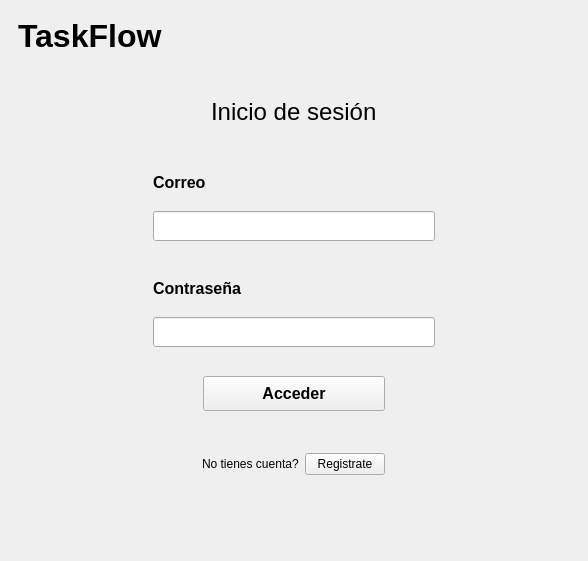
<?xml version="1.0" encoding="UTF-8"?>
<ui version="4.0">
 <class>LoginWindow</class>
 <widget class="QMainWindow" name="LoginWindow">
  <property name="geometry">
   <rect>
    <x>0</x>
    <y>0</y>
    <width>588</width>
    <height>561</height>
   </rect>
  </property>
  <property name="font">
   <font>
    <bold>false</bold>
   </font>
  </property>
  <property name="windowTitle">
   <string>MainWindow</string>
  </property>
  <widget class="QWidget" name="centralwidget">
   <layout class="QVBoxLayout" name="verticalLayout">
    <item alignment="Qt::AlignLeft|Qt::AlignTop">
     <widget class="QFrame" name="frame_7">
      <property name="maximumSize">
       <size>
        <width>16777215</width>
        <height>75</height>
       </size>
      </property>
      <property name="frameShape">
       <enum>QFrame::NoFrame</enum>
      </property>
      <property name="frameShadow">
       <enum>QFrame::Raised</enum>
      </property>
      <layout class="QVBoxLayout" name="verticalLayout_7">
       <item>
        <widget class="QLabel" name="label">
         <property name="font">
          <font>
           <pointsize>24</pointsize>
           <bold>true</bold>
          </font>
         </property>
         <property name="text">
          <string>TaskFlow</string>
         </property>
        </widget>
       </item>
      </layout>
     </widget>
    </item>
    <item alignment="Qt::AlignHCenter">
     <widget class="QFrame" name="frame_3">
      <property name="frameShape">
       <enum>QFrame::NoFrame</enum>
      </property>
      <property name="frameShadow">
       <enum>QFrame::Raised</enum>
      </property>
      <layout class="QVBoxLayout" name="verticalLayout_4">
       <item>
        <widget class="QLabel" name="inicio_text">
         <property name="font">
          <font>
           <pointsize>18</pointsize>
           <bold>false</bold>
          </font>
         </property>
         <property name="text">
          <string>Inicio de sesión</string>
         </property>
        </widget>
       </item>
      </layout>
     </widget>
    </item>
    <item alignment="Qt::AlignHCenter">
     <widget class="QFrame" name="frame">
      <property name="minimumSize">
       <size>
        <width>300</width>
        <height>100</height>
       </size>
      </property>
      <property name="frameShape">
       <enum>QFrame::NoFrame</enum>
      </property>
      <property name="frameShadow">
       <enum>QFrame::Raised</enum>
      </property>
      <property name="lineWidth">
       <number>0</number>
      </property>
      <layout class="QVBoxLayout" name="verticalLayout_2">
       <item>
        <widget class="QLabel" name="correo_text">
         <property name="font">
          <font>
           <pointsize>12</pointsize>
           <bold>true</bold>
          </font>
         </property>
         <property name="text">
          <string>Correo</string>
         </property>
        </widget>
       </item>
       <item>
        <widget class="QLineEdit" name="correo_input">
         <property name="minimumSize">
          <size>
           <width>0</width>
           <height>30</height>
          </size>
         </property>
        </widget>
       </item>
      </layout>
     </widget>
    </item>
    <item alignment="Qt::AlignHCenter">
     <widget class="QFrame" name="frame_2">
      <property name="minimumSize">
       <size>
        <width>300</width>
        <height>100</height>
       </size>
      </property>
      <property name="frameShape">
       <enum>QFrame::NoFrame</enum>
      </property>
      <property name="frameShadow">
       <enum>QFrame::Raised</enum>
      </property>
      <layout class="QVBoxLayout" name="verticalLayout_3">
       <item>
        <widget class="QLabel" name="pass_text">
         <property name="font">
          <font>
           <pointsize>12</pointsize>
           <bold>true</bold>
          </font>
         </property>
         <property name="text">
          <string>Contraseña</string>
         </property>
        </widget>
       </item>
       <item>
        <widget class="QLineEdit" name="pass_input">
         <property name="minimumSize">
          <size>
           <width>0</width>
           <height>30</height>
          </size>
         </property>
         <property name="echoMode">
          <enum>QLineEdit::Password</enum>
         </property>
        </widget>
       </item>
      </layout>
     </widget>
    </item>
    <item alignment="Qt::AlignHCenter">
     <widget class="QFrame" name="frame_4">
      <property name="minimumSize">
       <size>
        <width>200</width>
        <height>50</height>
       </size>
      </property>
      <property name="maximumSize">
       <size>
        <width>16777215</width>
        <height>100</height>
       </size>
      </property>
      <property name="frameShape">
       <enum>QFrame::NoFrame</enum>
      </property>
      <property name="frameShadow">
       <enum>QFrame::Raised</enum>
      </property>
      <layout class="QVBoxLayout" name="verticalLayout_5">
       <item>
        <widget class="QPushButton" name="boton_inicio">
         <property name="minimumSize">
          <size>
           <width>0</width>
           <height>35</height>
          </size>
         </property>
         <property name="font">
          <font>
           <pointsize>12</pointsize>
           <bold>true</bold>
          </font>
         </property>
         <property name="text">
          <string>Acceder</string>
         </property>
        </widget>
       </item>
      </layout>
     </widget>
    </item>
    <item alignment="Qt::AlignHCenter">
     <widget class="QFrame" name="frame_5">
      <property name="maximumSize">
       <size>
        <width>16777215</width>
        <height>100</height>
       </size>
      </property>
      <property name="frameShape">
       <enum>QFrame::NoFrame</enum>
      </property>
      <property name="frameShadow">
       <enum>QFrame::Raised</enum>
      </property>
      <layout class="QHBoxLayout" name="horizontalLayout">
       <item>
        <widget class="QLabel" name="label_4">
         <property name="text">
          <string>No tienes cuenta?</string>
         </property>
        </widget>
       </item>
       <item>
        <widget class="QPushButton" name="register_button">
         <property name="text">
          <string>Registrate</string>
         </property>
        </widget>
       </item>
      </layout>
     </widget>
    </item>
    <item alignment="Qt::AlignHCenter">
     <widget class="QFrame" name="frame_6">
      <property name="maximumSize">
       <size>
        <width>16777215</width>
        <height>50</height>
       </size>
      </property>
      <property name="frameShape">
       <enum>QFrame::NoFrame</enum>
      </property>
      <property name="frameShadow">
       <enum>QFrame::Raised</enum>
      </property>
      <layout class="QVBoxLayout" name="verticalLayout_6">
       <item>
        <widget class="QLabel" name="alerta">
         <property name="font">
          <font>
           <bold>true</bold>
          </font>
         </property>
         <property name="text">
          <string/>
         </property>
        </widget>
       </item>
      </layout>
     </widget>
    </item>
   </layout>
  </widget>
 </widget>
 <resources/>
 <connections/>
</ui>
